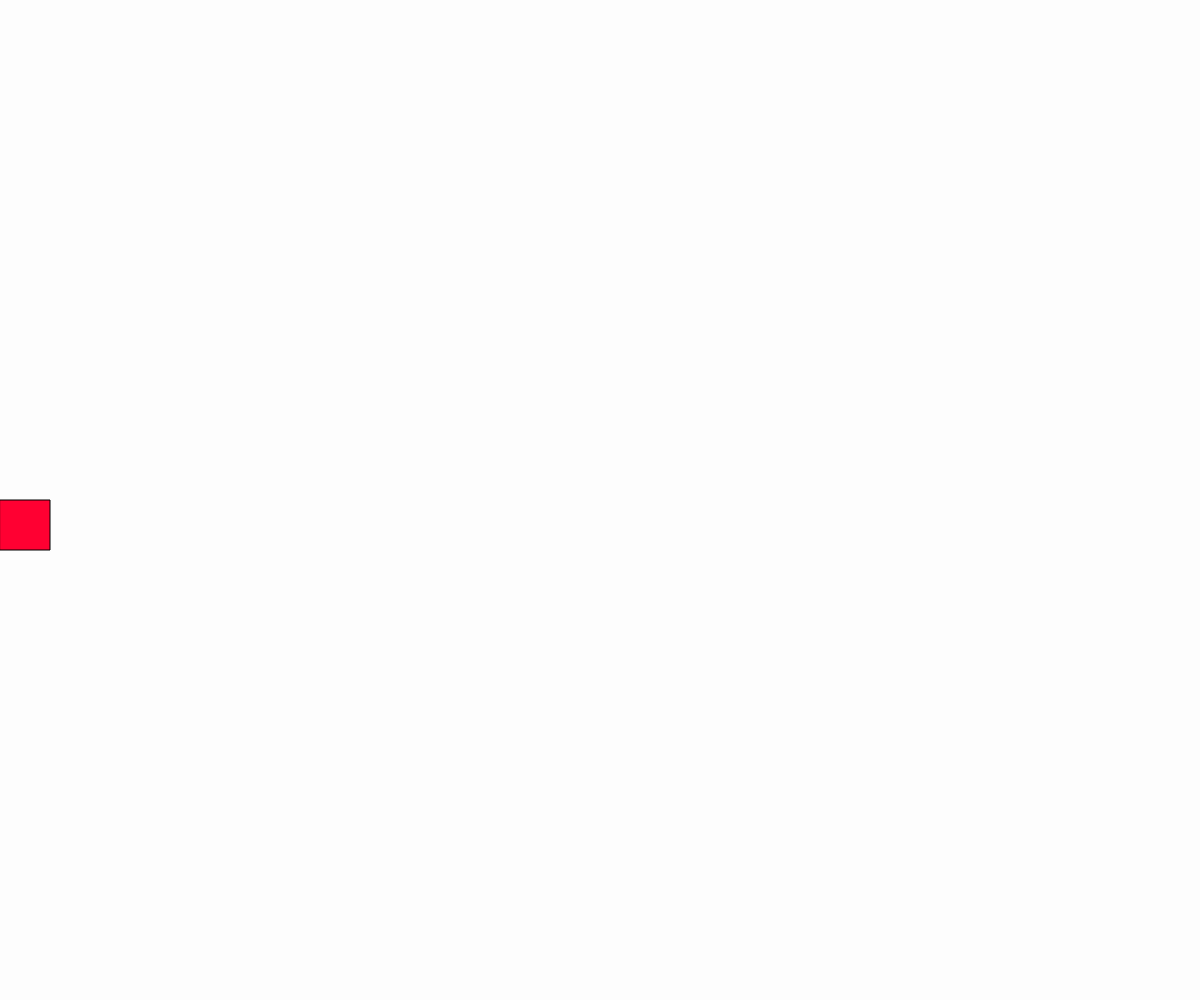
Frame 1 (no input)
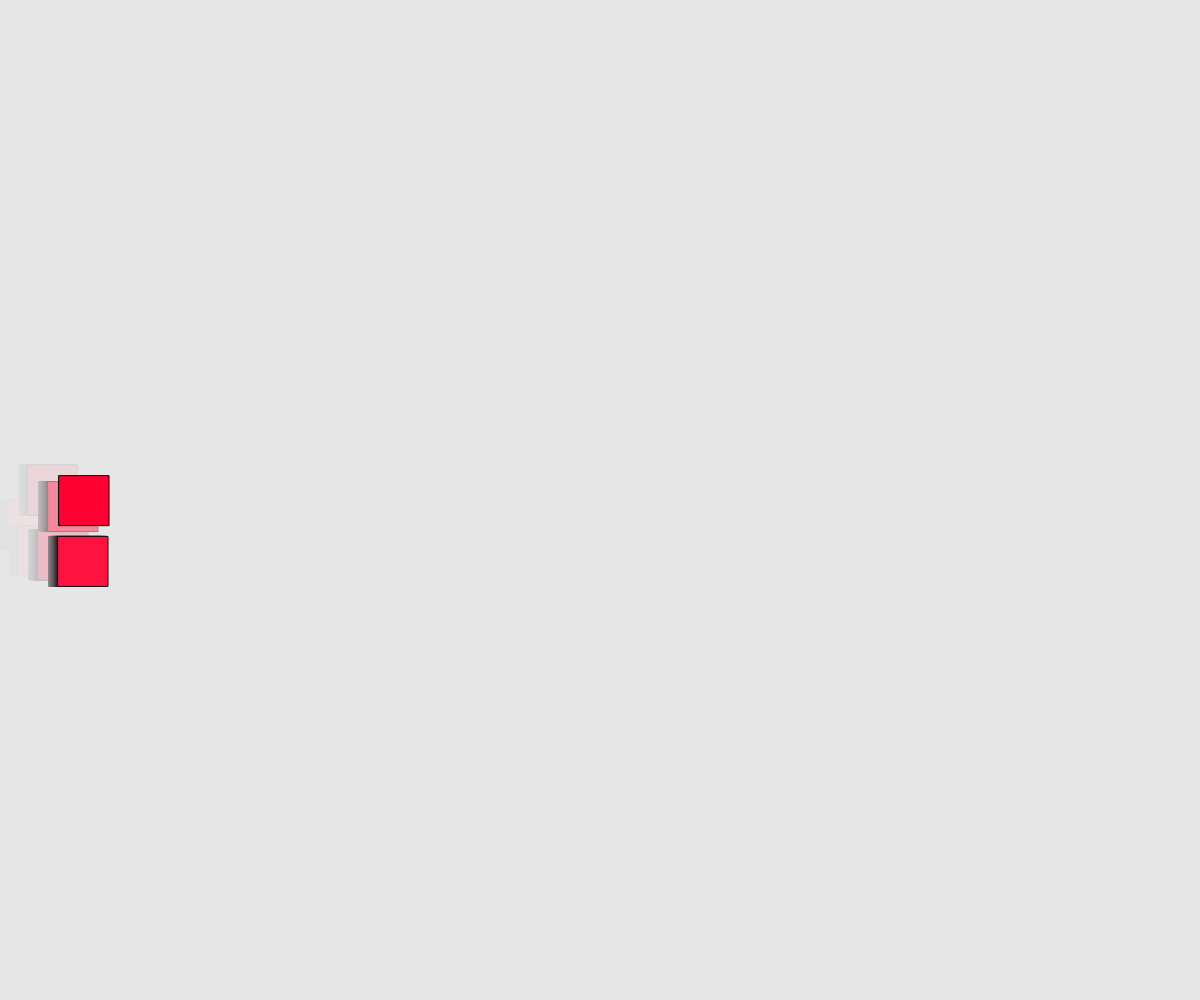
Frame 60 (no input)
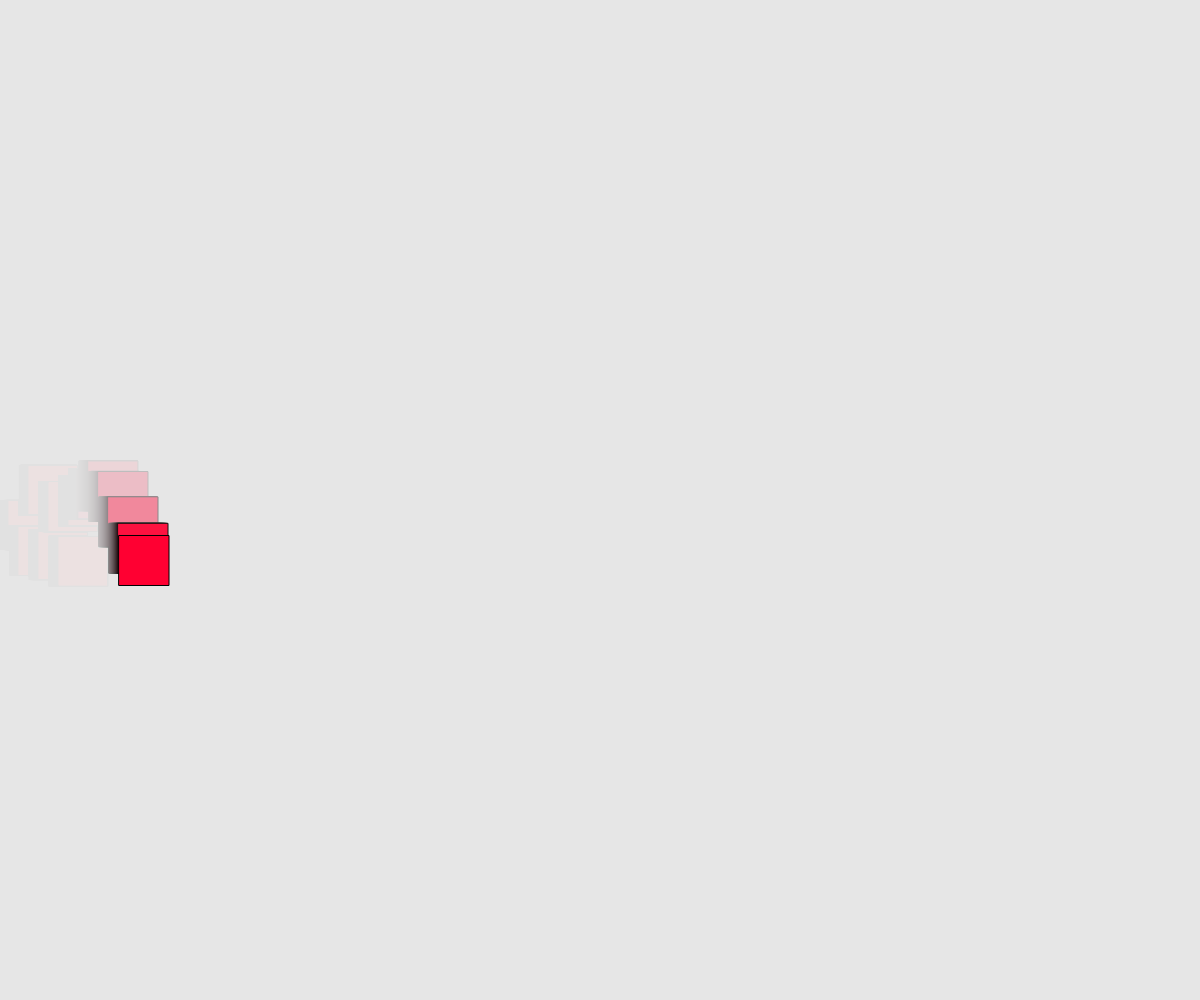
Frame 120 (the mouse pressed at the canvas centre since frame 60)

The p5.js sketch that drew these frames (run headless with seeded random() and noise() and a simulated clock; from frame 60 on, the mouse is pressed at the canvas centre):

// p5.js sketch
// ── sketch.js
let posX = 0;
let posY = 0;

let treshold = 120;

function setup() {
  createCanvas(windowWidth, windowHeight);
}

function draw() {
  background(220, 20);

  if (posX < treshold) {
    // Farbe vor der posX 120
    fill(255, 0, 50);

  } else {
    // Farbe nach der posX 120
    fill(50, 0, 255)
  }

  // Zufallswert für posY (Y Position)
  if (frameCount % 10 == 0) {
    // frameCount
    // % Modulo -> zaehlt immer von 0 bis 9 
    // Verlangsamung der Bewegung -> nur jeder 10 Frame
    posY = random(-60, 60)
  }
// posY = random(-3, 3) // fuer 60Frames pro Sekunde

  rect(posX, height / 2 + posY, 50, 50);


  /*
  Varianten der IF Schreibweisen (Bewegung)
  
  exakt gleich posX==windowWith-50
  kleiner als posX < windowWith-50
  groesser als posX > windowWith-50
  kleiner oder gleich posX<= windowWith-50 (wahr, falls posX windowWith-50 ist)
  groesser oder gleich posX>= windowWith-50
  ungleich posX != windowWith-50 (trifft immer zu, ausser posX hat den Wert von windowWith-50)
  
  */




  if (posX < windowWidth - 50) {
    // falls die Bedingung zutrifft

    posX = posX + 1; // posX++

    // if (posX == windowWidth - 50) {
    // falls die Bedingung zutrifft
    // noLoop(); // einfache Variante ->stoppt gesamter Sketch
  }
}
